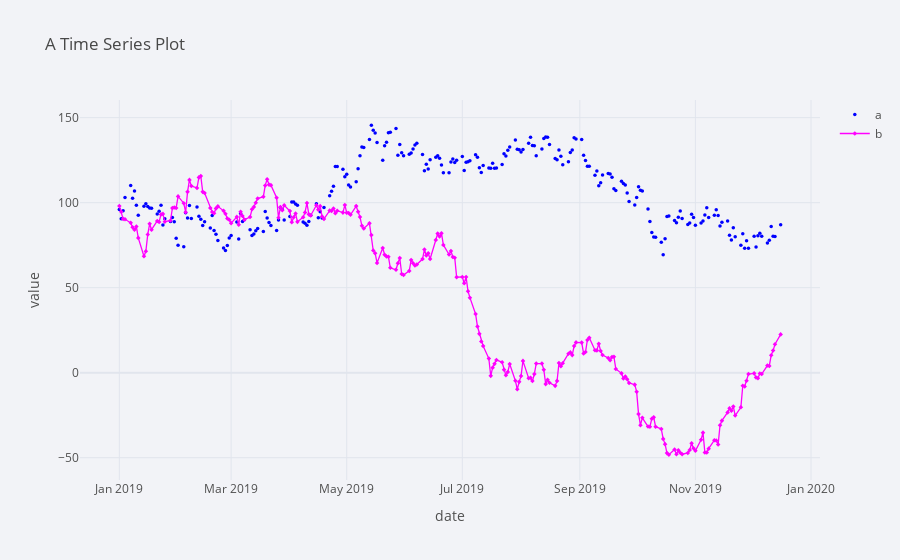

Notebook source saved alongside this figure:
### Code cell
plyo.iplot(df[['a','b']].iplot(asFigure=True,
                               theme='polar',
                               title='A Time Series Plot',
                               xTitle='date',
                               yTitle='value',
                               mode={'a':'markers','b':'lines+markers'},
                               symbol={'a':'circle','b':'diamond'},
                               size=3.5,colors={'a':'blue','b':'magenta'},),
           image='png',
           filename='ply_02')

### Figure 1 — Plotly figure (JSON) as saved in the notebook; plotly's stock layout.template omitted (floating-point values rounded to 4 significant figures; data arrays with more than 128 entries replaced by an {"elided": "..."} marker saying what was removed)
{"data": [{"line": {"color": "blue", "dash": "solid", "shape": "linear", "width": 1.3}, "marker": {"size": 3.5, "symbol": "circle"}, "mode": "markers", "name": "a", "text": "", "type": "scatter", "x": {"elided": "250 str values"}, "y": {"elided": "250 float values"}}, {"line": {"color": "magenta", "dash": "solid", "shape": "linear", "width": 1.3}, "marker": {"size": 3.5, "symbol": "diamond"}, "mode": "lines+markers", "name": "b", "text": "", "type": "scatter", "x": {"elided": "250 str values"}, "y": {"elided": "250 float values"}}], "layout": {"autosize": true, "legend": {"bgcolor": "#F2F3F7", "font": {"color": "#505050"}}, "paper_bgcolor": "#F2F3F7", "plot_bgcolor": "#F2F3F7", "title": {"font": {"color": "#484848"}, "text": "A Time Series Plot"}, "xaxis": {"autorange": false, "gridcolor": "#E1E5ED", "range": ["2018-12-11 05:55:11.1894", "2020-01-05 18:04:48.8106"], "showgrid": true, "tickfont": {"color": "#505050"}, "title": {"font": {"color": "#505050"}, "text": "date"}, "type": "date", "zerolinecolor": "#E1E5ED"}, "yaxis": {"autorange": false, "gridcolor": "#E1E5ED", "range": [-63.11, 160.4], "showgrid": true, "tickfont": {"color": "#505050"}, "title": {"font": {"color": "#505050"}, "text": "value"}, "type": "linear", "zerolinecolor": "#E1E5ED"}}}
